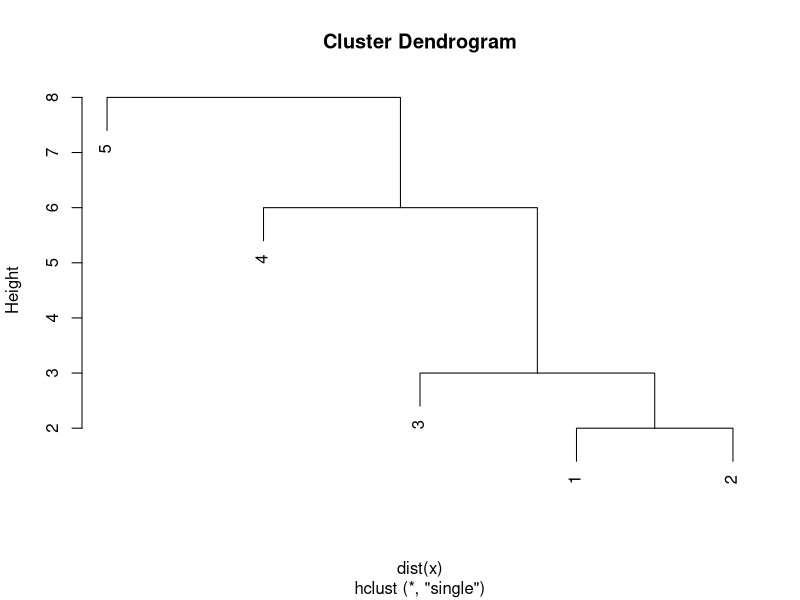
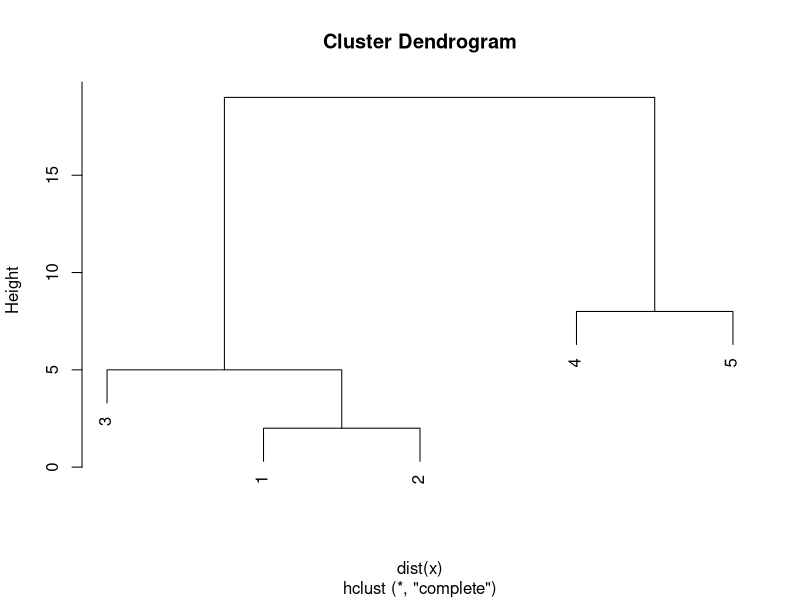
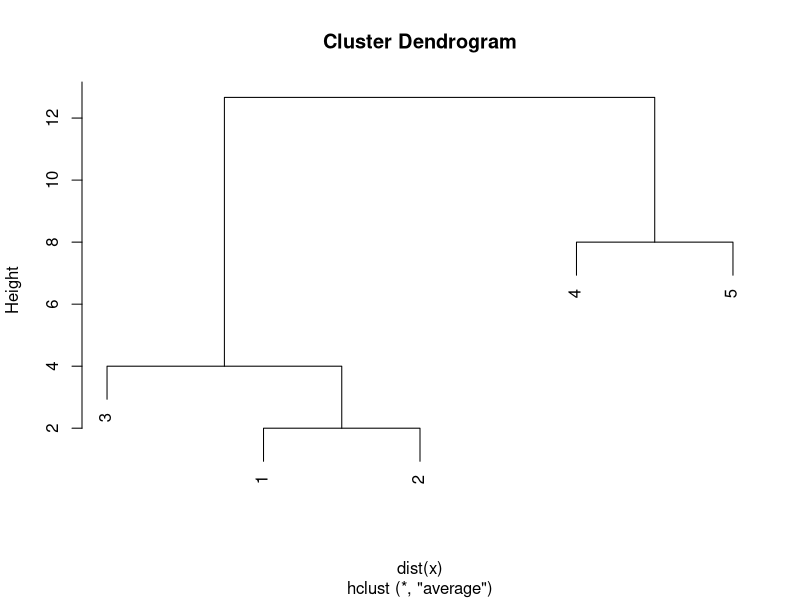
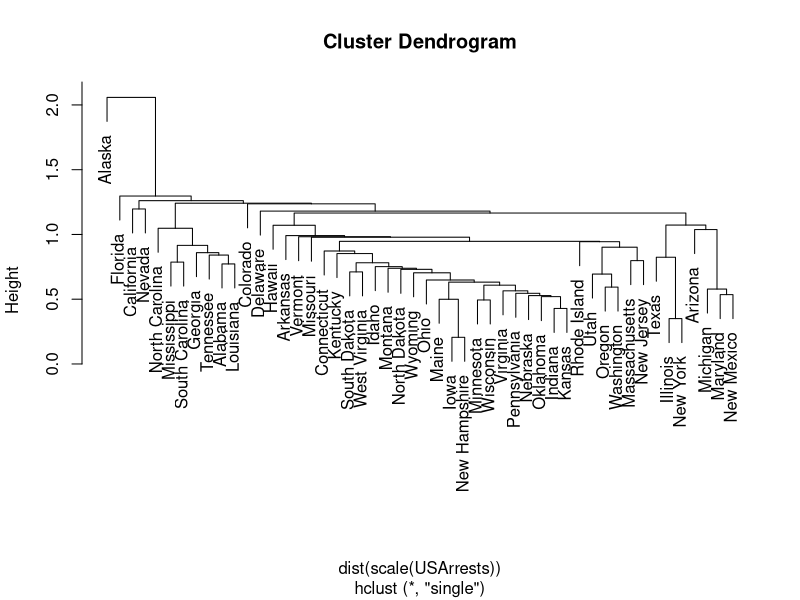
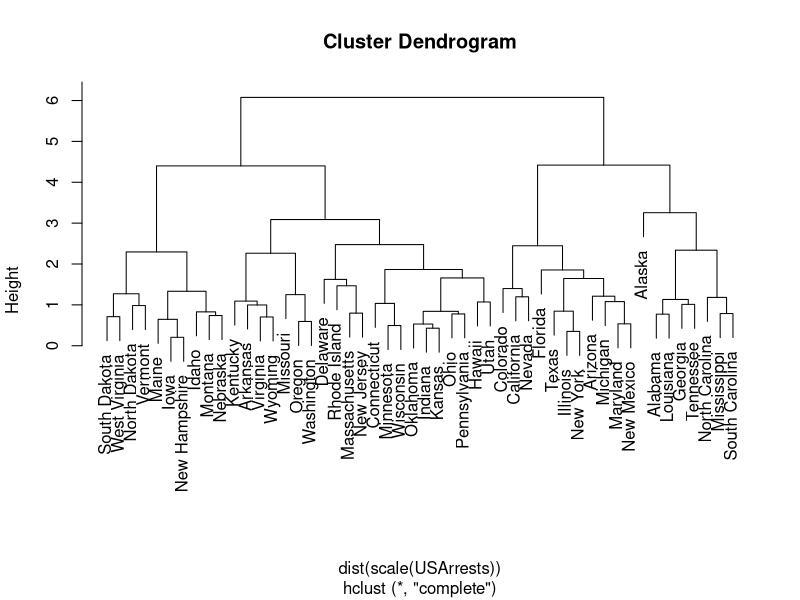
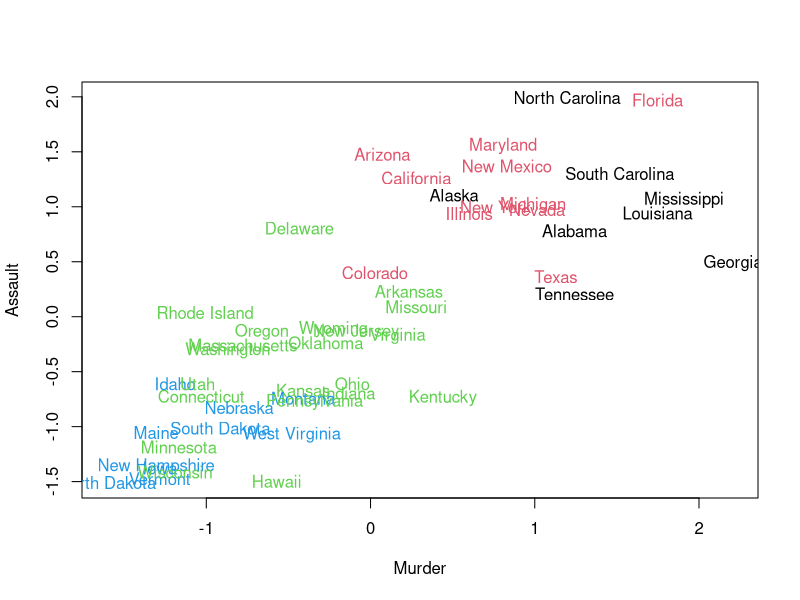
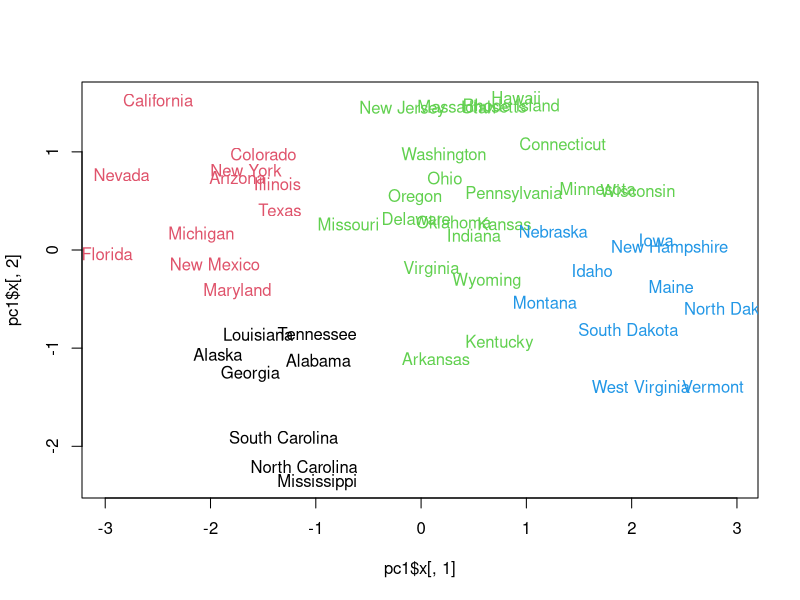
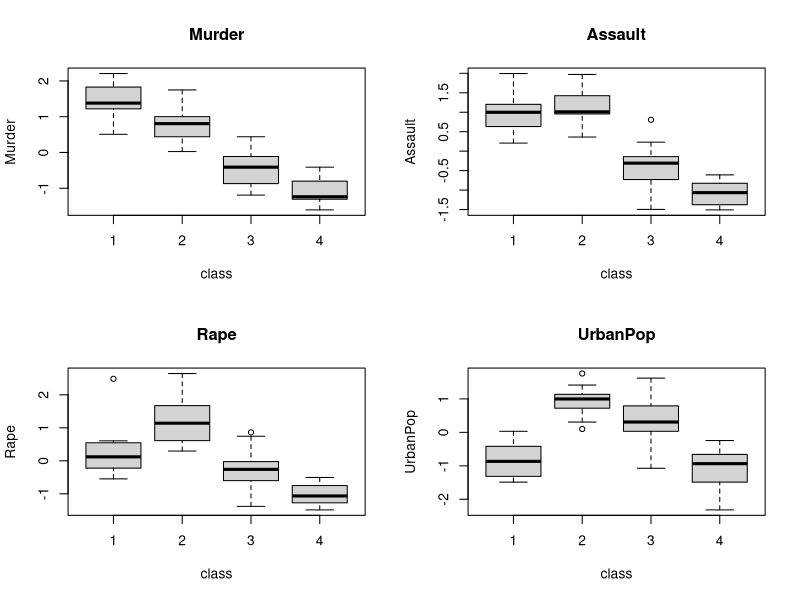

Generate these figures, in order, with R:
# 클러스터링을 하기 전에 꼭 scale을 해야한다. 특정 변수의 값에 의해 영향을 많이 받을 수 있으므로....

x=c(1,3,6,12,20)
dist(x)

# 최단 연결법
hc1 = hclust(dist(x), method="single")
hc1
plot(hc1)
cutree(hc1, 3)

# 최장 연결법
hc2 = hclust(dist(x), method="complete")
plot(hc2)

# 평균 연결법
hc3 = hclust(dist(x), method="average")
plot(hc3)


## USArrests
USArrests
hc5 = hclust(dist(scale(USArrests)), method="single")
plot(hc5)

hc6 = hclust(dist(scale(USArrests)), method="complete")
plot(hc6)
class6 = cutree(hc6, 4)
sUS = as.data.frame(scale(USArrests))
attach(sUS)
plot(Murder, Assault, col=class6, pch=class6, type="no")
text(Murder, Assault, col=class6, pch=class6, labels=rownames(USArrests))


# 주성분 분석으로 변수를 그룹화하여 군집분석하기
pc1 = prcomp(USArrests, scale=T)
plot(pc1$x[,1], pc1$x[,2], type="n")
text(pc1$x[,1], pc1$x[,2], labels=rownames(USArrests), col=class6, pch=class6)

# 각 그룹의 특징(요약통계량)
library(psych)
describeBy(USArrests, group=class6)
describeBy(sUS, group=class6)

# 상자그림
sUS$class = class6
par(mfcol=c(2,2))
boxplot(Murder~class, sUS, main="Murder")
boxplot(Rape~class, sUS, main="Rape")
boxplot(Assault~class, sUS, main="Assault")
boxplot(UrbanPop~class, sUS, main="UrbanPop")


# HW4
# 22개 미국 전투기에 대한 6개 변수값이 jet.csv에 저장되어 있다. 각 변수는 아래와 같다.
# -	FFD: 처음 비행 날짜
# -	SPR: 단위무게 당 출력에 비례하는 특정한 출력
# -	RGF: 비행범위 요인
# -	PLF: 비행기의 총 무게의 일부분으로서의 탑재량
# -	SLF: 일관된 무게 요인
# -	CAR: 비행기가 항공모함에 착륙 가능여부
# 1.	계층적군집분석
# A.	FFD와 CAR를 제외한 변수를 표준화(scale) 한 후 최장연결법을 사용해 비계층적 군집화를 시행하고 덴드로그램을 그리시오.
jet_csv = read.csv("jet.csv")
head(jet_csv)
summary(jet_csv)
jet_csv[,1]
row.names(jet_csv) = jet_csv[,1]
jet_csv = jet_csv[,-1]
jet = jet_csv[,-c(1,6)]
jet
hc = hclust(dist(scale(jet)), method="complete")
plot(hc)
